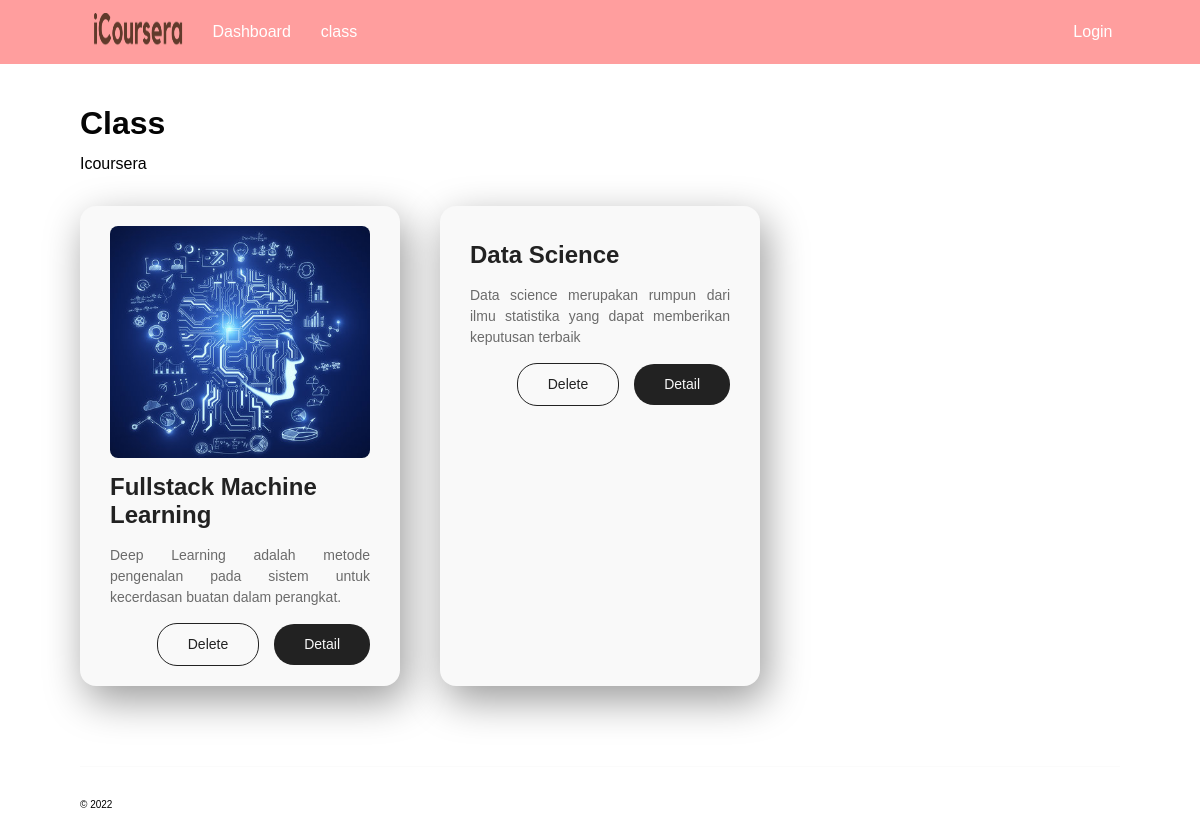
Screenshot of /index.php?page=car-gallery&message=none with the database file from the repository.
### tables this page shows
CREATE TABLE `daftar_mobil` (
  `id_mobil` int(255) NOT NULL,
  `nama_mobil` varchar(255) NOT NULL,
  `merk_mobil` varchar(255) NOT NULL,
  `tahun_produksi` date NOT NULL,
  `deskripsi` text NOT NULL,
  `harga_mobil` int(255) NOT NULL,
  `foto_mobil` varchar(255) NOT NULL
);

### pages/ListCourseAdmin.php (the view, shortened to what this page needs)
<section class="showroom">
    <div class="showroom__header">
        <h1 class="showroom__title">Class</h1>
        <p class="showroom__desc">Icoursera</p>
    </div>
    <div class="showroom__container">
    <?php
        include 'config/connector.php';
        $result = mysqli_query($connection, "SELECT * FROM `daftar_mobil`");
        if($result) {
            while($data = mysqli_fetch_array($result)) {
    ?>
                <div class='card'>
                    <img src='asset/<?= $data['foto_mobil'] ?>' alt='' class='card__img'>
                    <h1 class='card__title'><?= $data['nama_mobil'] ?></h1>
                    <p class='card__desc'><?= strlen($data['deskripsi']) > 120 ? substr($data['deskripsi'], 0, 100).'...' : $data['deskripsi'] ?></p>
                    <div class='card__cta-container'>
                        <a href='config/delete.php?id=<?= $data['id_mobil'] ?>' class='card__delete-btn'>Delete</a>
                        <a href='index.php?page=detail&id=<?= $data['id_mobil'] ?>' class='card__detail-btn'>Detail</a>
                    </div>
                </div>
    <?php
            }
        }
    ?>
    </div>
    <div class="gutter gutter-normal gutter-admin"></div>
    <footer class="footer footer-gallery">
        <p>© 2022</p>
    </footer>
</section>

### style/style.css (style rules this page uses)
*, *::before, *::after { margin: 0; padding: 0; box-sizing: border-box; }
html { box-sizing: border-box; font-size: 62.5%; scroll-behavior: smooth; }
h1, h2, h3, p { margin-bottom: 0 !important; }
body { font-family: 'Poppins', sans-serif; font-weight: 400; color: #000; background-color: F9F9F9; }
.gutter { height: 1px; width: calc(100% - 16rem); background-color: #F9F9F9; justify-self: center; opacity: .6; }
.gutter-normal { width: 100%; }
.gutter-admin { margin-top: 5rem; }
.showroom { display: grid; grid-template-columns: 1fr; grid-auto-rows: min-content; grid-gap: 3rem; padding: 4rem 8rem; }
.showroom__title { font-size: 3.2rem; font-weight: 700; }
.showroom__desc { font-size: 1.6rem; font-weight: 400; color: #000; margin-top: 1rem; }
.showroom__container { display: grid; grid-template-columns: repeat(3, minmax(32rem, 34rem)); grid-auto-rows: min-content; grid-auto-flow: dense; grid-gap: 4rem; }
.card { display: grid; grid-template-columns: 1fr; grid-auto-rows: min-content; grid-gap: 1.5rem; padding: 2rem 3rem; border-radius: 16px; border: none !important; background-color: #F9F9F9; box-shadow: 6px 14px 40px rgba(0,0,0,.4); }
.card__img { width: 100%; border-radius: 8px; }
.card__title { font-size: 2.4rem; font-weight: 600; color: #222; }
.card__desc { font-size: 1.4rem; color: #6B6B6B; text-align: justify; }
.card__cta-container { display: flex; align-items: center; grid-gap: 1.5rem; justify-self: end; }
.card__cta-container a, .card__cta-container a:visited { text-decoration: none; padding: 1rem 3rem; border-radius: 20px; font-size: 1.4rem; font-weight: 500; }
.card__detail-btn { background-color: #222; color: #F9F9F9; }
.card__delete-btn { background-color: #F9F9F9; color: #222; border: 1.5px solid #222; }

### rows the page displays
daftar_mobil: foto_mobil (picture), nama_mobil "Fullstack Machine Learning", deskripsi "Deep Learning adalah metode pengenalan pada sistem untuk kecerdasan buatan dalam perangkat."
daftar_mobil: nama_mobil "Data Science", deskripsi "Data science merupakan rumpun dari ilmu statistika yang dapat memberikan keputusan terbaik"
